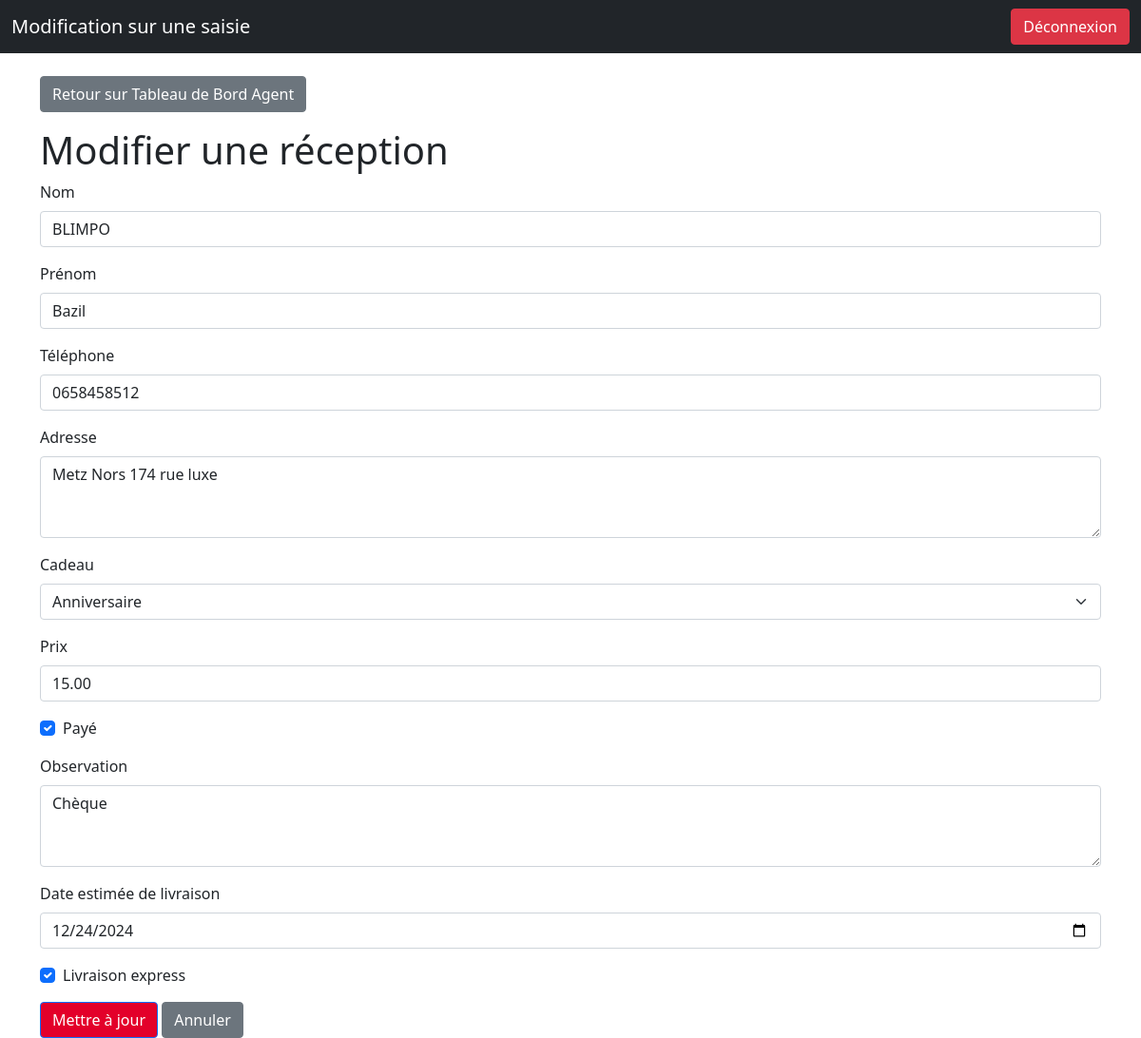
/modifier_reception.php?id=3 (signed in), run on the app's committed database.
### tables this page shows
CREATE TABLE `receptions` (
  `id` int(11) NOT NULL,
  `date_saisie` datetime DEFAULT current_timestamp(),
  `nom` varchar(255) NOT NULL,
  `prenom` varchar(255) NOT NULL,
  `telephone` varchar(20) DEFAULT NULL,
  `email` varchar(255) DEFAULT NULL,
  `adresse` text DEFAULT NULL,
  `cadeau_id` int(11) DEFAULT NULL,
  `texte` text DEFAULT NULL,
  `date_estimee_livraison` date DEFAULT NULL,
  `express` tinyint(1) DEFAULT 0,
  `prix` decimal(10,2) DEFAULT 0.00,
  `paye` tinyint(1) DEFAULT 0,
  `observation` text DEFAULT NULL
);

CREATE TABLE `cadeaux` (
  `id` int(11) NOT NULL,
  `nom` varchar(255) NOT NULL
);

### modifier_reception.php (the view, shortened to what this page needs)
<?php
    include 'config.php';
    $id = (int)$_GET['id'];
    try {
        $stmt = $pdo->prepare("SELECT * FROM receptions WHERE id = :id");
        $stmt->execute([':id' => $id]);
        $reception = $stmt->fetch(PDO::FETCH_ASSOC);
    } catch (PDOException $e) {
        die("Erreur : " . $e->getMessage());
    }
    try {
        $cadeaux = $pdo->query("SELECT id, nom FROM cadeaux")->fetchAll(PDO::FETCH_ASSOC);
    } catch (PDOException $e) {
        die("Erreur : " . $e->getMessage());
    }
?>
<!DOCTYPE html>
<html lang="fr">
<head>
    <link rel="stylesheet" href="assets/dist/css/bootstrap.min.css">
</head>
<body>
<nav class="navbar navbar-expand-lg navbar-dark bg-dark">
    <div class="container-fluid">
        <a class="navbar-brand" href="agent_dashboard.php">Modification sur une saisie</a>
        <a href="logout.php" class="btn btn-danger">Déconnexion</a>
    </div>
</nav>
<div class="container mt-4">
    <a href="agent_dashboard.php" class="btn btn-secondary mb-3">Retour sur Tableau de Bord Agent</a>
    <h1>Modifier une réception</h1>
    <form method="POST">
        <div class="mb-3">
            <label for="nom" class="form-label">Nom</label>
            <input type="text" name="nom" id="nom" class="form-control" value="<?= htmlspecialchars($reception['nom']) ?>" required>
        </div>
        <div class="mb-3">
            <label for="prenom" class="form-label">Prénom</label>
            <input type="text" name="prenom" id="prenom" class="form-control" value="<?= htmlspecialchars($reception['prenom']) ?>" required>
        </div>
        <div class="mb-3">
            <label for="telephone" class="form-label">Téléphone</label>
            <input type="text" name="telephone" id="telephone" class="form-control" value="<?= htmlspecialchars($reception['telephone']) ?>" required>
        </div>
        <div class="mb-3">
            <label for="adresse" class="form-label">Adresse</label>
            <textarea name="adresse" id="adresse" class="form-control" rows="3"><?= htmlspecialchars($reception['adresse']) ?></textarea>
        </div>
        <div class="mb-3">
            <label for="cadeau_id" class="form-label">Cadeau</label>
            <select name="cadeau_id" id="cadeau_id" class="form-select" required>
                <?php foreach ($cadeaux as $cadeau): ?>
                    <option value="<?= $cadeau['id'] ?>" <?= $cadeau['id'] == $reception['cadeau_id'] ? 'selected' : '' ?>>
                        <?= htmlspecialchars($cadeau['nom']) ?>
                    </option>
                <?php endforeach; ?>
            </select>
        </div>
        <div class="mb-3">
            <label for="prix" class="form-label">Prix</label>
            <input type="number" step="0.01" name="prix" id="prix" class="form-control" value="<?= htmlspecialchars($reception['prix']) ?>" required>
        </div>
        <div class="form-check mb-3">
            <input type="checkbox" name="paye" id="paye" class="form-check-input" <?= $reception['paye'] ? 'checked' : '' ?>>
            <label for="paye" class="form-check-label">Payé</label>
        </div>
        <div class="mb-3">
            <label for="observation" class="form-label">Observation</label>
            <textarea name="observation" id="observation" class="form-control" rows="3"><?= htmlspecialchars($reception['observation']) ?></textarea>
        </div>
        <div class="mb-3">
            <label for="date_estimee_livraison" class="form-label">Date estimée de livraison</label>
            <input type="date" name="date_estimee_livraison" id="date_estimee_livraison" class="form-control" value="<?= htmlspecialchars($reception['date_estimee_livraison']) ?>" required>
        </div>
        <div class="form-check mb-3">
            <input type="checkbox" name="express" id="express" class="form-check-input" <?= $reception['express'] ? 'checked' : '' ?>>
            <label for="express" class="form-check-label">Livraison express</label>
        </div>
        <button type="submit" class="btn btn-primary">Mettre à jour</button>
        <a href="agent_dashboard.php" class="btn btn-secondary">Annuler</a>
    </form>
</div>
</body>
</html>

### data on the page
receptions: nom "BLIMPO", prenom "Bazil", telephone "0658458512", adresse "Metz Nors 174 rue luxe", cadeau_id "Anniversaire", prix "15.00", paye "☑", observation "Chèque", date_estimee_livraison "12/24/2024", express "☑"
